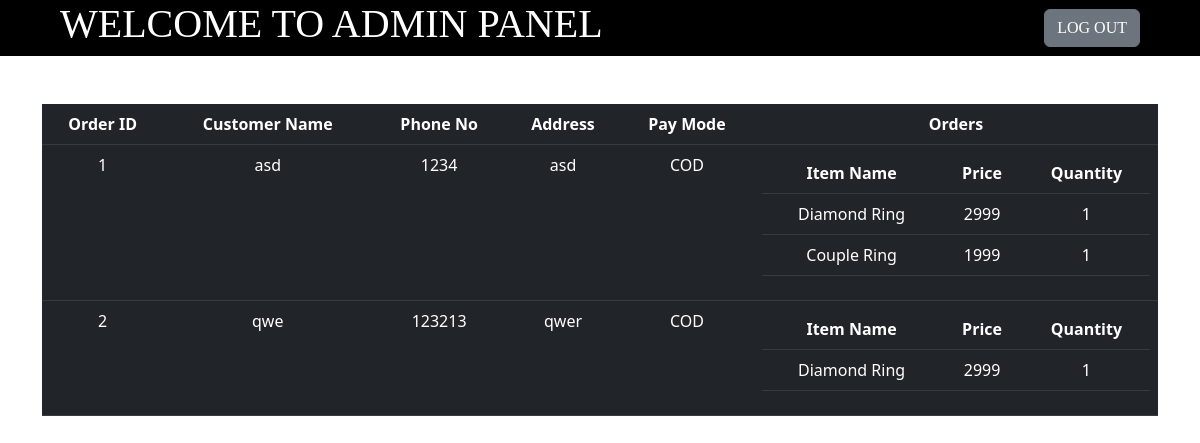
Screenshot of /admin panel.php (signed in) with the database file from the repository.
### tables this page shows
CREATE TABLE `order_manager` (
  `Order_ID` int(100) NOT NULL,
  `Full_Name` text NOT NULL,
  `Phone_No` bigint(100) NOT NULL,
  `Address` varchar(100) NOT NULL,
  `Pay_Mode` varchar(100) NOT NULL
);

CREATE TABLE `user_orders` (
  `Order_ID` int(100) NOT NULL,
  `Item_Name` varchar(100) NOT NULL,
  `Price` int(100) NOT NULL,
  `Quantity` int(100) NOT NULL
);

### admin panel.php (the view, shortened to what this page needs)
<?php
    require("Connection.php");
?>
<!DOCTYPE html>
<html>
    <head>
        <link href="https://cdn.jsdelivr.net/npm/bootstrap@5.2.3/dist/css/bootstrap.min.css" rel="stylesheet">
        <link rel="stylesheet" href="https://cdnjs.cloudflare.com/ajax/libs/font-awesome/6.2.1/css/all.min.css" />
    </head>
    <body>
        <div class="header">
            <h1>WELCOME TO ADMIN PANEL</h1>
            <form method="POST">
                <button class="btn btn-secondary btn-block" name="Logout">LOG OUT</button>
            </form>
        </div>
        <div class="container mt-5">
            <div class="row">
                <div class="col-lg-12">
                    <table class="table text-center table-dark">
                      <thead>
                        <tr>
                          <th scope="col">Order ID</th>
                          <th scope="col">Customer Name</th>
                          <th scope="col">Phone No</th>
                          <th scope="col">Address</th>
                          <th scope="col">Pay Mode</th>
                          <th scope="col">Orders</th>
                        </tr>
                      </thead>
                      <tbody>
                          <?php
                            $query="SELECT * FROM `order_manager`";
                            $user_result=mysqli_query($con,$query);
                            while($user_fetch=mysqli_fetch_assoc($user_result)){
                                echo"
                                    <tr>
                                        <td>$user_fetch[Order_ID]</td>
                                        <td>$user_fetch[Full_Name]</td>
                                        <td>$user_fetch[Phone_No]</td>
                                        <td>$user_fetch[Address]</td>
                                        <td>$user_fetch[Pay_Mode]</td>
                                        <td>
                                            <table class='table text-center table-dark'>
                                              <thead>
                                                <tr>
                                                  <th scope='col'>Item Name</th>
                                                  <th scope='col'>Price</th>
                                                  <th scope='col'>Quantity</th>
                                                </tr>
                                              </thead>
                                              <tbody>
                                              ";
                                $order_query="SELECT * FROM `user_orders` WHERE `Order_ID`='$user_fetch[Order_ID]'";
                                $order_result=mysqli_query($con, $order_query);
                                while($order_fetch=mysqli_fetch_assoc($order_result)){
                                    echo"
                                        <tr>
                                            <td>$order_fetch[Item_Name]</td>
                                            <td>$order_fetch[Price]</td>
                                            <td>$order_fetch[Quantity]</td>
                                        </tr>
                                    ";
                                }
                                echo"
                                            </tbody>
                                        </table>
                                     </td>
                                  </tr>
                                ";
                            }
                          ?>
                      </tbody>
                    </table>
                </div>
            </div>
        </div>
    </body>
</html>

### admin panel.php (style rules this page uses)
body { margin: 0px; }
div.header { font-family: poppins; display: flex; justify-content: space-between; align-items: center; padding: 0px 60px; background-color: black; color: white; }

### rows the page displays
order_manager: Order_ID "1", Full_Name "asd", Phone_No "1234", Address "asd", Pay_Mode "COD"
user_orders: Item_Name "Diamond Ring", Price "2999", Quantity "1"
user_orders: Item_Name "Couple Ring", Price "1999", Quantity "1"
order_manager: Order_ID "2", Full_Name "qwe", Phone_No "123213", Address "qwer", Pay_Mode "COD"
user_orders: Item_Name "Diamond Ring", Price "2999", Quantity "1"
